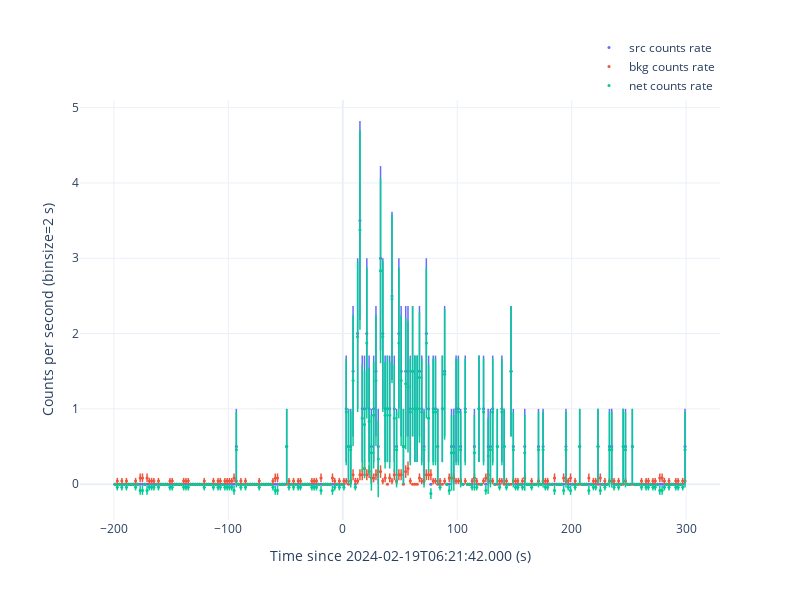

Here is the notebook cell this chart was saved with:
### Code cell
wxt_event.extract_curve(savepath='./curve', show=True)

### Figure 1 — Plotly figure (JSON) as saved in the notebook; plotly's stock layout.template omitted (floating-point values rounded to 4 significant figures; data arrays with more than 128 entries replaced by an {"elided": "..."} marker saying what was removed)
{"data": [{"error_x": {"array": {"elided": "250 int values"}, "thickness": 1.5, "type": "data", "width": 0}, "error_y": {"array": {"elided": "250 float values"}, "thickness": 1.5, "type": "data", "width": 0}, "marker": {"size": 3, "symbol": "circle"}, "mode": "markers", "name": "src counts rate", "showlegend": true, "type": "scatter", "x": {"elided": "250 int values"}, "y": {"elided": "250 float values"}}, {"error_x": {"array": {"elided": "250 int values"}, "thickness": 1.5, "type": "data", "width": 0}, "error_y": {"array": {"elided": "250 float values"}, "thickness": 1.5, "type": "data", "width": 0}, "marker": {"size": 3, "symbol": "circle"}, "mode": "markers", "name": "bkg counts rate", "showlegend": true, "type": "scatter", "x": {"elided": "250 int values"}, "y": {"elided": "250 float values"}}, {"error_x": {"array": {"elided": "250 int values"}, "thickness": 1.5, "type": "data", "width": 0}, "error_y": {"array": {"elided": "250 float values"}, "thickness": 1.5, "type": "data", "width": 0}, "marker": {"size": 3, "symbol": "circle"}, "mode": "markers", "name": "net counts rate", "showlegend": true, "type": "scatter", "x": {"elided": "250 int values"}, "y": {"elided": "250 float values"}}], "layout": {"height": 600, "legend": {"x": 1, "xanchor": "right", "y": 1, "yanchor": "bottom"}, "width": 800, "xaxis": {"title": {"text": "Time since 2024-02-19T06:21:42.000 (s)"}}, "yaxis": {"title": {"text": "Counts per second (binsize=2 s)"}}}}
